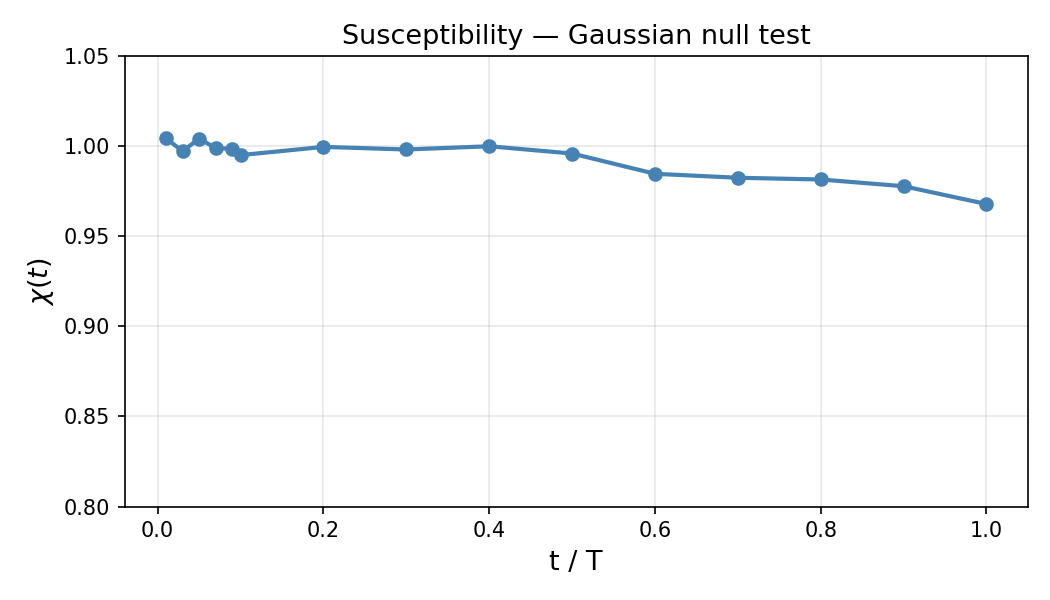

The Python source for this figure:
"""
Susceptibility analysis for Gaussian null test in q-space.
Adapted from denoise_qspace_xi20.ipynb.
"""

import os
import torch
import numpy as np
import matplotlib.pyplot as plt
from tqdm import tqdm
import warnings
warnings.filterwarnings('ignore')

# ── Paths ─────────────────────────────────────────────────────────────────────
CKPT_PATH   = (
    '/projects/illinois/eng/physics/yfkahn/GenerativeModelsOnPhaseSpace/TrainedModels'
    '/_qspace_small_dsm_eps_N10_T1000_gaussian_N10_100K_pavaskar/v5_qspace_small_dsm_eps_N10_T1000_gaussian_N10_100K_pavaskar/checkpoints/_qspace_small_dsm_eps_N10_T1000_gaussian_N10_100K_pavaskar-epoch=000595-step=056024-val_loss=0.6518.ckpt'
)
INPUT_PATH  = '/scratch/pavaskar/gaussian_N10_100K.pt'
SAVE_PATH   = '/scratch/pavaskar/denoised_checkpoint_gaussian_595.pt'
OUTPUT_PATH = '/scratch/pavaskar/susceptibility_gaussian_595.pt'

DEVICE = 'cuda' if torch.cuda.is_available() else 'cpu'
print(f'Device: {DEVICE}')

# ── Imports from repo ─────────────────────────────────────────────────────────
import sys
sys.path.insert(0, '/projects/illinois/eng/physics/yfkahn/GenerativeModelsOnPhaseSpace')

from omnilearn_lightning.model import PETLightning
from omnilearn_lightning.diffusion import forward_step, reverse_step

# ── 1. Load model and schedule ─────────────────────────────────────────────────
print('Loading model...')
model = PETLightning.load_from_checkpoint(CKPT_PATH, map_location=DEVICE)
model.eval().to(DEVICE)

gammas = model.gammas.to(DEVICE).float()   # (T,)
T      = len(gammas)
t_gaus = model.t_gaus

print(f'T={T} | t_gaus={t_gaus}')
print(f'gamma: [{gammas.min():.6f}, {gammas.max():.6f}]')
print(f'Score regime: t in [{t_gaus}, {T-1}]')
print(f'Gaussian regime: t in [0, {t_gaus-1}]')

# ── 2. Load input data ─────────────────────────────────────────────────────────
print(f'\nLoading data from {INPUT_PATH}')
Q0_full = torch.load(INPUT_PATH, map_location='cpu').float()
print(f'Dataset shape: {Q0_full.shape}')

# ── 3. Setup ───────────────────────────────────────────────────────────────────
N_SAMPLES    = 4000
Q0           = Q0_full[:N_SAMPLES].to(DEVICE)
print(f'Working subset: {Q0.shape}')

# T_STAR grid: evenly spaced fractions of T
T_STARS      = [T//100, 3*T//100, 5*T//100, 7*T//100,9*T//100,  T//10, 2*T//10, 3*T//10, 4*T//10, 5*T//10, 6*T//10, 7*T//10, 8*T//10 ,9*T//10, T]
n_diffusion  = 10
BATCH_SIZE   = 1000

print(f'T_STARS: {T_STARS}')
print(f'n_diffusion: {n_diffusion}')

# ── 4. Forward process ─────────────────────────────────────────────────────────
print('\nRunning forward process...')
Q_noised_all = torch.zeros(len(T_STARS), n_diffusion, N_SAMPLES, 10, 3)

with torch.no_grad():
    for i, T_STAR in enumerate(T_STARS):
        for diff in range(n_diffusion):
            Q_noised = Q0.clone()
            for t in tqdm(range(T_STAR), desc=f'T_STAR={T_STAR} diff={diff+1}', leave=False):
                noscore = (t < t_gaus)
                Q_noised, _ = forward_step(Q_noised, gammas[t], noscore=noscore)
            Q_noised_all[i][diff] = Q_noised.cpu()

print(f'Q_noised_all shape: {Q_noised_all.shape}')
torch.save(Q_noised_all, '/scratch/pavaskar/Q_noised_gaussian.pt')
print('Saved Q_noised_all')

# ── 5. Reverse process ─────────────────────────────────────────────────────────

@torch.no_grad()
def reverse_from_tstar(Q_init, t_star, model, gammas, t_gaus, device, batch_size=250):
    N          = Q_init.shape[0]
    T_total    = len(gammas)
    gammas_rev = gammas.flip(0)
    s_start    = T_total - 1 - t_star
    score_fn   = lambda Q, t: model.model(Q, t)
    results    = []

    for start in range(0, N, batch_size):
        Q = Q_init[start : start + batch_size].clone().to(device)
        B = Q.shape[0]

        for s in tqdm(
            range(s_start, T_total),
            desc=f'Reverse batch {start//batch_size+1}/{(N-1)//batch_size+1}',
            leave=False,
        ):
            t_norm  = torch.full((B,), (T_total - s) / T_total,
                                 device=device, dtype=torch.float32)
            gamma_s = gammas_rev[s]
            noscore = (s >= T_total - t_gaus)

            Q = reverse_step(Q, t_norm, gamma_s, score_fn,
                             noscore=noscore, predict_eps=False)

        results.append(Q.cpu())

    return torch.cat(results, dim=0)


print('\nRunning reverse process...')
if os.path.exists(SAVE_PATH):
    saved      = torch.load(SAVE_PATH, map_location='cpu')
    Q_denoised = saved['Q_denoised']
    done       = saved['done']
    print(f'Resuming — {done.sum().item()} / {len(T_STARS) * n_diffusion} runs done')
else:
    Q_denoised = torch.zeros(len(T_STARS), n_diffusion, N_SAMPLES, 10, 3)
    done       = torch.zeros(len(T_STARS), n_diffusion, dtype=torch.bool)
    print('Starting fresh')

for i, T_STAR in enumerate(T_STARS):
    for diff in range(n_diffusion):
        if done[i, diff]:
            continue

        print(f'Running T_STAR={T_STAR} ({i+1}/{len(T_STARS)})  diff={diff+1}/{n_diffusion} ...', end=' ')
        Q_denoised[i, diff] = reverse_from_tstar(
            Q_init=Q_noised_all[i, diff],
            t_star=T_STAR,
            model=model,
            gammas=gammas,
            t_gaus=t_gaus,
            device=DEVICE,
            batch_size=BATCH_SIZE,
        )
        done[i, diff] = True
        torch.save({'Q_denoised': Q_denoised, 'done': done}, SAVE_PATH)
        print(f'done  [{done.sum().item()}/{len(T_STARS)*n_diffusion}]')

print(f'\nAll runs complete!')
print(f'Q_denoised shape: {Q_denoised.shape}')

# ── 6. Compute susceptibility χ(t) ────────────────────────────────────────────
print('\nComputing susceptibility...')

# χ(t*) = variance of denoised output across diffusion runs
# shape: (len(T_STARS), n_diffusion, N_SAMPLES, 10, 3)
# mean over diffusion runs, then variance over samples

# clean_dataset: original Gaussian q-space events (n_events, 10, 3)
clean_dataset = Q0_full[:N_SAMPLES].numpy()   # your x_0

# Tile to match denoised shape (T, n_diff, n_events, 10, 3)
results_new = np.tile(
    clean_dataset[np.newaxis, np.newaxis, :, :, :],   # (1, 1, n_events, 10, 3)
    (len(T_STARS), n_diffusion, 1, 1, 1)                              # (T, n_diff, n_events, 10, 3)
)

# Q_denoised is your denoised q-space data (T, n_diff, n_events, 10, 3)
diff = results_new - Q_denoised.numpy()              # x_0 - x_hat_0

# Correlator: contract over the 3 q-space components → (..., 10, 10)
correlator = np.einsum('...ib,...jb->...ij', diff, diff)

diff_avg = np.nanmean(diff, axis=1)                  # avg over diffusion trajectories
correlator_avg = np.nanmean(correlator, axis=1) - np.einsum('...ib,...jb->...ij', diff_avg, diff_avg)
corr_final = np.nanmean(correlator_avg, axis=1)      # avg over events

diag_sum = np.trace(corr_final , axis1=1, axis2=2)    # trace
diag_squared_sum = np.trace(corr_final@corr_final, axis1=1, axis2=2) 
total_sum = corr_final.sum(axis=(1, 2))              # full sum
chi = diag_squared_sum / diag_sum                           # susceptibility

print('chi(t):', chi)

# ── 7. Plot ────────────────────────────────────────────────────────────────────
fig, ax = plt.subplots(figsize=(7, 4))
ax.plot(np.array(T_STARS)/ T, chi, 'o-', color='steelblue', linewidth=2, markersize=6)
ax.set_xlabel('t* / T', fontsize=13)
ax.set_ylabel(r'$\chi(t^*)$', fontsize=13)
ax.set_title('Susceptibility — Gaussian null test', fontsize=13)
ax.grid(True, alpha=0.3)
plt.tight_layout()
plt.savefig('/scratch/pavaskar/susceptibility_gaussian.png', dpi=150)
print('Saved plot to /scratch/pavaskar/susceptibility_gaussian.png')

# Save results
torch.save({'T_STARS': T_STARS, 'chi': chi, 'T': T}, OUTPUT_PATH)
print(f'Saved susceptibility data to {OUTPUT_PATH}')


eigenvalues = np.array([np.linalg.eigvalsh(C) for C in corr_final])  # (n_eps, d)

plt.figure(figsize=(7, 4))
for k in range(eigenvalues.shape[1]):
    plt.plot(np.array(T_STARS)/ T, eigenvalues[:, k], alpha=0.4, marker='o', markersize=3)
plt.xlabel('$\\varepsilon$')
plt.ylabel('$\\lambda_k$')
plt.title('All eigenvalues vs $\\varepsilon$')
plt.savefig('/scratch/pavaskar/gaussian_model_eigenvalues.png',dpi=150)
plt.tight_layout()
print('Saved plot to /scratch/pavaskar/gaussian_model_eigenvalues.png')

result = np.zeros(len(T_STARS))
result_std = np.zeros(len(T_STARS))

for t in range(len(T_STARS)):
    diff_t = diff[t]                      # (n_diff, n_events, 10, 3)
    
    # 1. Sum over the 10 particles
    summed=np.linalg.norm(diff_t, axis=-1)
    #summed = diff_t.sum(axis=2)           # (n_diff, n_events, 3)
    
    # 2. Take the norm of the summed 3-vector
    norms=summed.sum(axis=-1)
    #norms = np.linalg.norm(summed, axis=-1)  # (n_diff, n_events)
    
    # 3. Drop NaN values (from bad denoising) and average
    valid = norms[~np.isnan(norms)]       # 1D array of clean values
    
    result[t]     = valid.mean()
    result_std[t] = valid.std()
   # print(f'T★={T_STARS[t]:.3f}: kept {len(valid)}/{norms.size}  mean={result[t]:.4e}')

# Plot
plt.errorbar(T_STARS, result, marker='o', capsize=3)
plt.xlabel('t/T')
plt.ylabel(' Σ_i |s_i|')
plt.title('Absolute Magnetization vs noise level')
plt.savefig('/scratch/pavaskar/Absolute magnetization vs noise.png')
